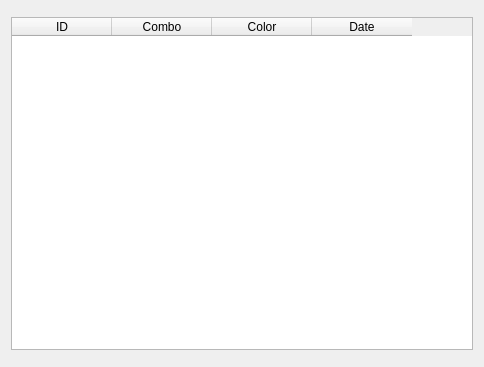
<?xml version="1.0" encoding="UTF-8"?>
<ui version="4.0">
 <class>TableSet</class>
 <widget class="ZsCc::Form" name="TableSet">
  <property name="geometry">
   <rect>
    <x>0</x>
    <y>0</y>
    <width>484</width>
    <height>367</height>
   </rect>
  </property>
  <property name="windowTitle">
   <string>Table Set</string>
  </property>
  <property name="functionName">
   <string notr="true">TableSet</string>
  </property>
  <layout class="QVBoxLayout" name="verticalLayout_2">
   <item>
    <layout class="QVBoxLayout" name="verticalLayout">
     <item>
      <widget class="ZsCc::String" name="id1">
       <property name="id" stdset="0">
        <number>1</number>
       </property>
      </widget>
     </item>
    </layout>
   </item>
   <item>
    <widget class="ZsCc::TableWidget" name="id2">
     <property name="selectionBehavior">
      <enum>QAbstractItemView::SelectRows</enum>
     </property>
     <property name="verticalScrollMode">
      <enum>QAbstractItemView::ScrollPerPixel</enum>
     </property>
     <property name="sortingEnabled">
      <bool>true</bool>
     </property>
     <property name="rowCount">
      <number>0</number>
     </property>
     <property name="columnCount">
      <number>4</number>
     </property>
     <property name="format">
      <UInt>1</UInt>
     </property>
     <property name="id" stdset="0">
      <number>2</number>
     </property>
     <property name="callback" stdset="0">
      <string>TableSetCb</string>
     </property>
     <property name="RecordSelect" stdset="0">
      <bool>true</bool>
     </property>
     <property name="eventsEnabled" stdset="0">
      <stringlist>
       <string>dbl_clk</string>
      </stringlist>
     </property>
     <attribute name="horizontalHeaderHighlightSections">
      <bool>false</bool>
     </attribute>
     <attribute name="horizontalHeaderShowSortIndicator" stdset="0">
      <bool>true</bool>
     </attribute>
     <attribute name="verticalHeaderHighlightSections">
      <bool>false</bool>
     </attribute>
     <column>
      <property name="text">
       <string>ID</string>
      </property>
     </column>
     <column>
      <property name="text">
       <string>Combo</string>
      </property>
     </column>
     <column>
      <property name="text">
       <string>Color</string>
      </property>
     </column>
     <column>
      <property name="text">
       <string>Date</string>
      </property>
     </column>
    </widget>
   </item>
   <item>
    <layout class="QHBoxLayout" name="horizontalLayout_2">
     <item>
      <widget class="ZsCc::MatrixPushButtons" name="matrixPushButtons">
       <property name="row">
        <UInt>1</UInt>
       </property>
       <property name="column">
        <UInt>2</UInt>
       </property>
       <property name="id" stdset="0">
        <number>3</number>
       </property>
       <property name="callback" stdset="0">
        <string>TableSetCb</string>
       </property>
       <item>
        <property name="text">
         <string notr="false">New</string>
        </property>
        <property name="action">
         <string notr="true"/>
        </property>
       </item>
       <item>
        <property name="text">
         <string notr="false">Delete</string>
        </property>
        <property name="action">
         <string notr="true"/>
        </property>
       </item>
      </widget>
     </item>
    </layout>
   </item>
  </layout>
 </widget>
 <customwidgets>
  <customwidget>
   <class>ZsCc::String</class>
   <extends>QWidget</extends>
   <header>nui/CommonControls/Template/CcString.hpp</header>
   <container>1</container>
  </customwidget>
  <customwidget>
   <class>ZsCc::Form</class>
   <extends>QDialog</extends>
   <header>nui/CommonControls/CcForm.hpp</header>
   <container>1</container>
  </customwidget>
  <customwidget>
   <class>ZsCc::MatrixPushButtons</class>
   <extends>QWidget</extends>
   <header>nui/CommonControls/CcMatrixButtons.hpp</header>
  </customwidget>
  <customwidget>
   <class>ZsCc::TableWidget</class>
   <extends>QTableWidget</extends>
   <header>nui/CommonControls/CcTableWidget.hpp</header>
  </customwidget>
 </customwidgets>
 <resources/>
 <connections/>
</ui>
